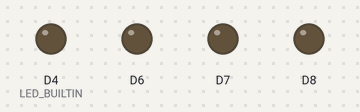
Simulated run of this sketch. Board: ESP8266 (NodeMCU). On the bench: output pins drawn as LEDs (lit = HIGH, except the on-board LED, lit = LOW). WiFi joins after 1.5 s; servers stay silent unless stated; uploads are accepted with an empty reply.

Above: at 0.1 s.
At 2.3 s:
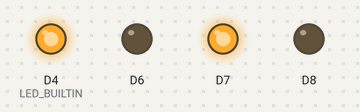
Timing chart, 0 to 3.8 s (numbered marks = the images above):
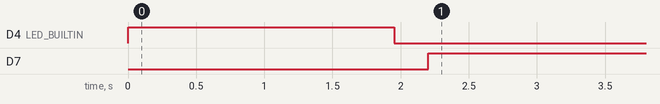

Measured:
- by itself, D7: LOW → HIGH at 2.2 s

The sketch:

LedControll.ino
```cpp
/*
 Name:		LedControll.ino
 Created:	6/12/2017 3:46:57 PM
 Author:	Jonas Wirth
*/

#include <ESP8266WebServer.h>
#include <ESP8266WiFi.h>
#include <ESP8266WiFiMulti.h>
#include <ESP8266HTTPClient.h>
#include "Color.h"
#include "LedStrip.h"


//Config
String bridgeAddress = "192.168.178.63:50136";
int deviceId = 1;

Color bestColors[] = { Color(255, 0, 0), Color(0, 255, 0), Color(0,0,255) };
int delayTime = 500;

//Modes
enum Mode {Shine, Blink, Pulse, Fade, FadeAll};
Mode currentMode;

//Led Strips
LedStrip ledStrip1;
int colorIndex = 0;

//Network
const char* ssid = "";
const char* pw = "";
ESP8266WebServer server(80);
ESP8266WiFiMulti wifiMulti;

HTTPClient httpClient;

// the setup function runs once when you press reset or power the board
void setup() {
	pinMode(LED_BUILTIN, OUTPUT);
	digitalWrite(LED_BUILTIN, LOW);
	//Setup timer
	ledStrip1 = LedStrip(D7, D8, D6, 255, 130, 140);
	ledStrip1.changeColor(Color(255, 0, 0));

	//Register to bridge
	wifiMulti.addAP(ssid, pw);
	bool ready = false;
	while (ready != true) {
		digitalWrite(BUILTIN_LED, HIGH);
		if ((wifiMulti.run() != true)) {
			httpClient.begin("http://" + bridgeAddress + "/api/device/register?id=" + deviceId);
			int responseCode = httpClient.GET();
			if (responseCode > 0) {
				ready = true;
			}
			httpClient.end();
		}
		delay(250);
		digitalWrite(BUILTIN_LED, LOW);
		delay(250);
	}

	//Register routes
	server.on("/ready", []() {
		server.send(200, "text/plain", "device ready");
	});

	server.on("/changecolor", []() {
		server.send(200, "text/plain", "color changed");
		changeColor(getArgValue("address"), getArgValue("r"), getArgValue("g"), getArgValue("b"));
	});

	server.on("/setmode", []() {
		currentMode = (Mode)getArgValue("mode");
	});

	server.on("/setstate", []() {
		ledStrip1.changeColor(Color(0, 0, 0));
	});

	server.onNotFound([] {
		server.send(404, "text/plain", "The requested action could not be found!");
	});

	server.begin();
}

// the loop function runs over and over again until power down or reset
void loop() {
	server.handleClient();
	ledStrip1.shine();
}

int getArgValue(String name)
{
	for (uint8_t i = 0; i < server.args(); i++)
		if (server.argName(i) == name)
			return server.arg(i).toInt();
	return -1;
}

void next() {
	ledStrip1.changeColor(bestColors[colorIndex]);
	colorIndex++;
	if (colorIndex >= 2) {
		colorIndex = 0;
	}
	delay(delayTime);
}

void changeColor(int address, int red, int green, int blue) {
	//Currently there is only one led strip so the address is irrelevant
	ledStrip1.changeColor(Color(red, green, blue));
}
```

Color.cpp
```cpp
//
//
//

#include "Color.h"

Color::Color() {
	red = 0;
	green = 0;
	blue = 0;
}

Color::Color(int r, int g, int b)
{
	red = r;
	green = g;
	blue = b;
}

int Color::get_red() {
	return red;
}

int Color::get_blue() {
	return blue;
}

int Color::get_green() {
	return green;
}
```

Color.h
```cpp
// Color.h

#ifndef _COLOR_h
#define _COLOR_h

#if defined(ARDUINO) && ARDUINO >= 100
	#include "arduino.h"
#else
	#include "WProgram.h"
#endif
class Color {
private:
	int red;
	int green;
	int blue;
public:
	Color();
	Color(int r, int g, int b);
	int get_red();
	int get_green();
	int get_blue();
};

#endif
```

LedStrip.cpp
```cpp
//
//
//

#include "LedStrip.h"
#include "Color.h"

LedStrip::LedStrip()
{
}

LedStrip::LedStrip(int r, int g, int b, int maxR, int maxG, int maxB)
{
	redPin = r;
	greenPin = g;
	bluePin = b;
	maxRed = maxR;
	maxGreen = maxG;
	maxBlue = maxB;

	pinMode(redPin, OUTPUT);
	pinMode(greenPin, OUTPUT);
	pinMode(bluePin, OUTPUT);
}

void LedStrip::changeColor(Color newColor)
{
	color = newColor;
}

void LedStrip::shine()
{
	analogWrite(redPin, map(color.get_red(), 0, 255, 0, maxRed));
	analogWrite(greenPin, map(color.get_green(), 0, 255, 0, maxGreen));
	analogWrite(bluePin, map(color.get_blue(), 0, 255, 0, maxBlue));
}
```

LedStrip.h
```cpp
// LedStrip.h

#ifndef _LEDSTRIP_h
#define _LEDSTRIP_h

#if defined(ARDUINO) && ARDUINO >= 100
	#include "arduino.h"
#else
	#include "WProgram.h"
#endif
#include "Color.h"
class LedStrip {
private:
	int redPin;
	int greenPin;
	int bluePin;
	int maxRed;
	int maxGreen;
	int maxBlue;
	Color color;
public:
	LedStrip();
	LedStrip(int r, int g, int b, int maxR, int maxG, int maxB);
	void changeColor(Color newColor);
	void shine();
};

#endif
```
